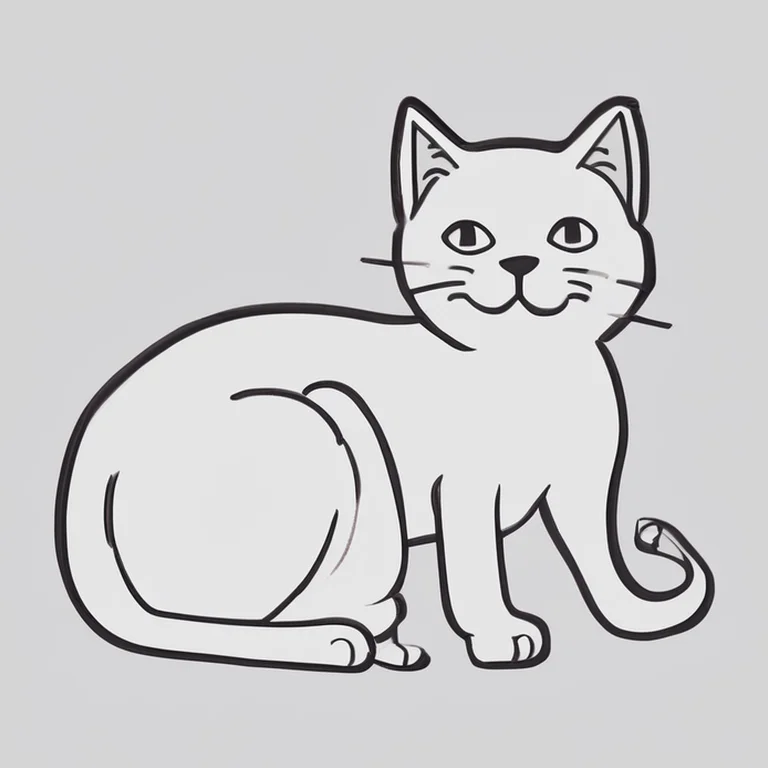
#> input picture e2e8/photo-02-cat-medium/candidate-0.webp, 768 x 768 px
$ python -i stray_lines.py   (imports and definitions only)
#> lines starting #> are read from the running program, lines starting #| are printed output that depends on the picture; after the words box and inside, x2 and y2 are one past the last pixel; in counts of white or black regions, pixels touching at a corner belong together
#> further down, picture is the input picture: PIL image 768x768 RGB; mean R, G, B 205.7, 205.3, 206.3
"""Finds and erases long stray lines that are joined to the subject: a big arc swooping over a car, the arc of a
background ring that touches a fox's ear, a ground line running off from a wheel. No GPU needed.

strays.remove_strays already removes marks that are separate from the subject, and has_ring spots a whole ring
centered on the page. Neither catches a stray line that touches the subject (it is part of the subject's piece of
ink) and isn't a centered ring, so it became strokes the user had to copy. This works on the traced strokes:

1. The subject's body: the drawing's ink, slightly thickened, with every closed shape filled in (an outline that runs
   off the page is closed along that edge first, as for a bust), then thinned so that open lines drop out.
2. Each traced stroke is split into stretches far from that body (more than FAR_PX away).
3. A far stretch is a stray when all of these hold:
   - it is long (at least MIN_PX): short marks are left to the other cleanups, and whiskers stay;
   - it has a loose end (the stroke ends out there): a line joining two parts of the subject (a flower's stem) stays;
   - it is a smooth arc of a big circle, or a flat dash (a ground line): wavy lines like a tail or a string stay;
   - most of it lies outside the convex hull of the rest of the drawing: a line inside the subject (a jacket's
     lapel, a cat's inner leg) stays, even when the subject's outline isn't closed.

Tested on the repo's 44 saved SDXL drafts: it finds the background-ring arcs on cat-simple 0 and fox-medium 0 and
nothing else; on a live car lesson it finds both arcs over the car.
"""

from __future__ import annotations

import numpy as np
from PIL import Image
from scipy import ndimage
from skimage.draw import line as draw_line
from skimage.morphology import convex_hull_image, disk

from pipeline.strays import fit_circle
from pipeline.trace import points_along

INK_LEVEL = 128     # gray value below this counts as ink (as in strays.py)
SIZE = 768
CLOSE_PX = 4        # the ink is thickened this much before filling, so small gaps in an outline don't leak
EDGE_PX = 6         # ink this close to the page's edge closes an outline along that edge
OPEN_PX = 10        # after filling, anything thinner than about twice this (open lines) is not body
FAR_PX = 20         # a stretch of a stroke farther than this from the body is judged
MIN_PX = 100        # ...if it is at least this long
ARC_RADIUS = (100, 2000)  # an arc's circle has a radius in this range...
ARC_MISFIT = 0.06         # ...fits it this closely (strays.fit_circle's misfit)...
ARC_TURN_DEG = 25         # ...and turns at least this much (else it's a nearly straight line)
FLAT_HEIGHT_PX = 14       # a flat dash: at most this tall...
FLAT_RATIO = 4            # ...and this many times wider than tall
DASH_SLOPE = 0.2          # ...or, if longer, rising at most this much over its width
ON_CIRCLE_PX = 6          # points this close to a stray arc's circle lie on it (more pieces of the same arc)
PIECE_PX = 20             # ...and a far stretch at least this long lying on it goes too
TOUCH_PX = 4              # a stray is erased up to this close to the body (the stub where an arc meets the subject)
TWIN_PX = 25              # a far stretch running alongside a stray, this close to it all along, goes too (double lines)
TWIN_OUTSIDE_SHARE = 0.3  # ...with at least this share outside the hull (the twin itself stretches the hull)
HULL_MARGIN_PX = 10       # the rest of the drawing's convex hull, grown by this much
OUTSIDE_SHARE = 0.6       # a stray has at least this share of its points outside that hull
CANDIDATE_REACH_PX = 8    # ink this close to a candidate stray's line is left out of "the rest of the drawing"


def body_mask(image: Image.Image) -> np.ndarray:
    """True on the subject's body: its closed shapes filled in, without open lines (step 1)."""
    ink = np.asarray(image.convert("L")) < INK_LEVEL
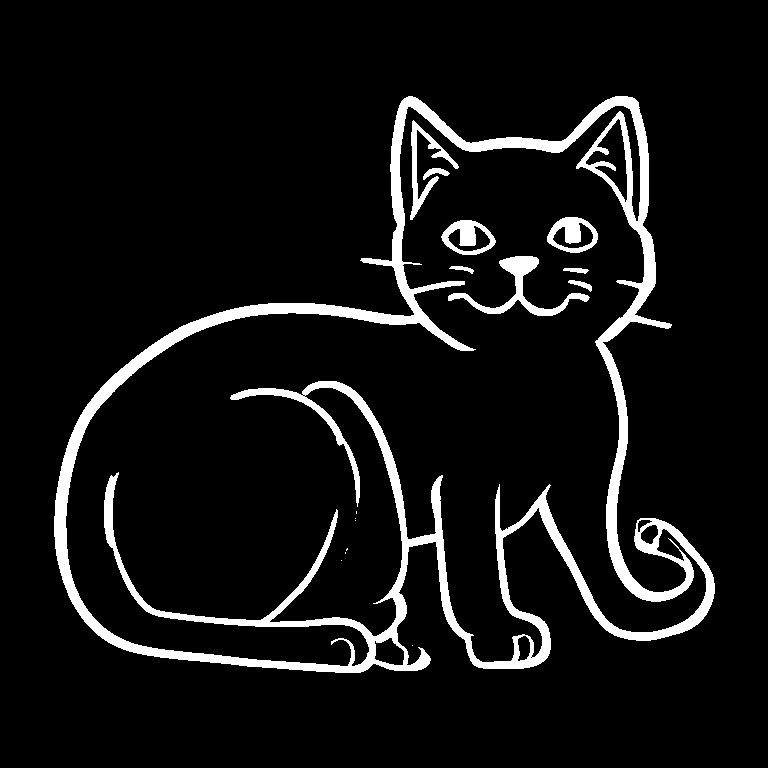
#> ink: shape (768, 768) bool; 7.5% white; 16 white regions (7 under 20 px), largest, box (x1, y1, x2, y2) and area: (54, 96, 715, 673) 39043, (448, 256, 590, 316) 1730, (410, 120, 459, 220) 1052
    grown = ndimage.binary_dilation(ink, iterations=CLOSE_PX)
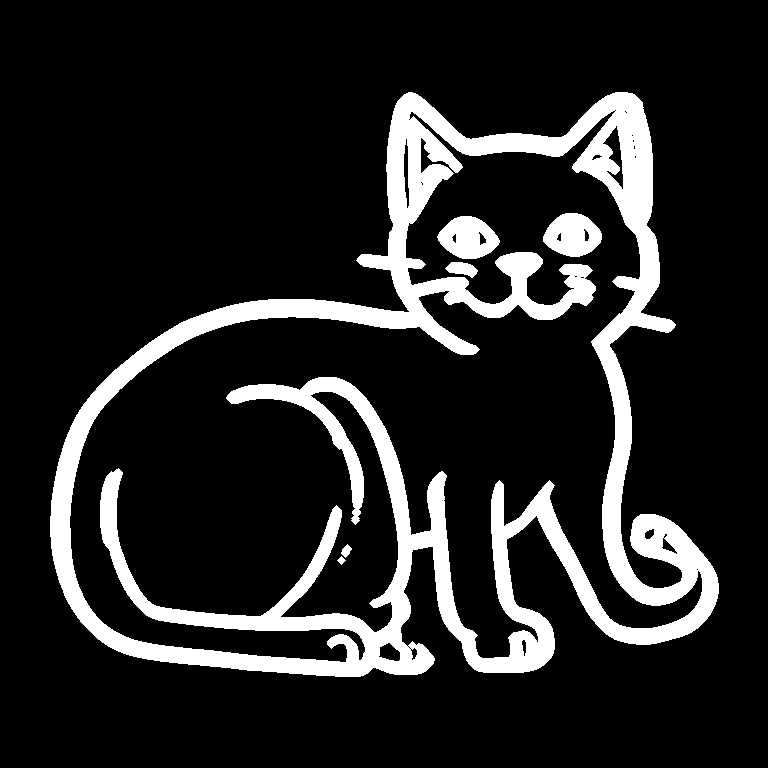
#> grown: shape (768, 768) bool; 14.4% white; 6 white regions, box (x1, y1, x2, y2) and area: (50, 92, 719, 677) 80613, (543, 213, 602, 257) 1852, (437, 216, 500, 259) 1851, (445, 262, 478, 278) 331, (341, 544, 352, 558) 86, (337, 556, 346, 565) 41
    # An outline that runs off the page (a bust cut at the chest) is closed along that edge, from the first to the
    # last place the ink touches it, so the shape inside it fills.
    edges = [(np.s_[:EDGE_PX, :], 0), (np.s_[-EDGE_PX:, :], 0), (np.s_[:, :EDGE_PX], 1), (np.s_[:, -EDGE_PX:], 1)]
    for band, axis in edges:
        touching = np.nonzero(grown[band].any(axis=axis))[0]
        if len(touching) >= 2:
            a, b = touching[0], touching[-1] + 1
            if axis == 0:  # top or bottom edge: a run of columns
                grown[band][:, a:b] = True
            else:          # left or right edge: a run of rows
                grown[band][a:b, :] = True
    filled = ndimage.binary_fill_holes(grown)
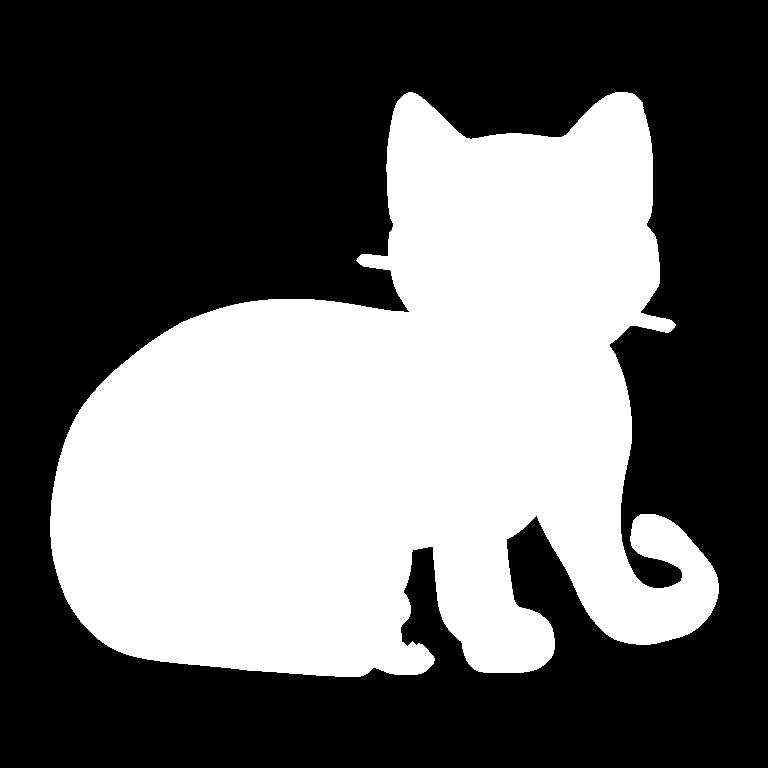
#> filled: shape (768, 768) bool; 41.2% white; 1 white region, box (x1, y1, x2, y2) and area: (50, 92, 719, 677) 243107
    return ndimage.binary_opening(filled, structure=disk(OPEN_PX))
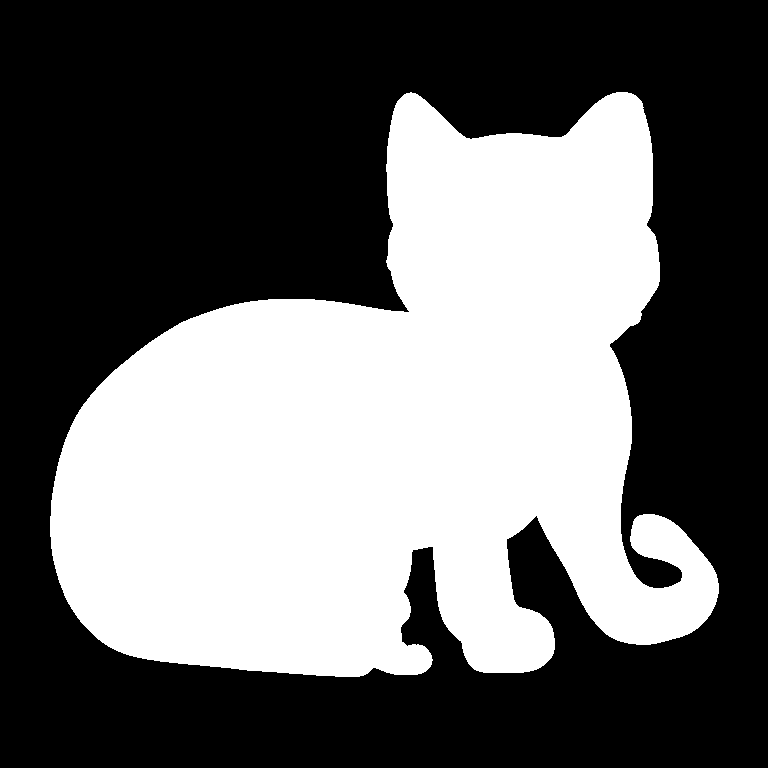
#> returned value: shape (768, 768) bool; 41.1% white; 1 white region, box (x1, y1, x2, y2) and area: (50, 92, 719, 677) 242186


def _length(points: np.ndarray) -> float:
    return float(np.hypot(*np.diff(points, axis=0).T).sum()) if len(points) > 1 else 0.0


# [15 lines left out: functions _circle, _is_dash, not called in this run]


def _on_circle(points: np.ndarray, circle) -> np.ndarray:
    cx, cy, radius = circle
    return np.abs(np.hypot(points[:, 0] - cx, points[:, 1] - cy) - radius) <= ON_CIRCLE_PX


# [146 lines left out: functions _pixels, _far_stretches, find_strays, split_off, stray_share, not called in this run]

>>> from PIL import Image
>>> picture = Image.open('../../e2e8/photo-02-cat-medium/candidate-0.webp')
>>> result = body_mask(picture)

$ run again, on e2e8/photo-02-cat-medium/candidate-1.webp
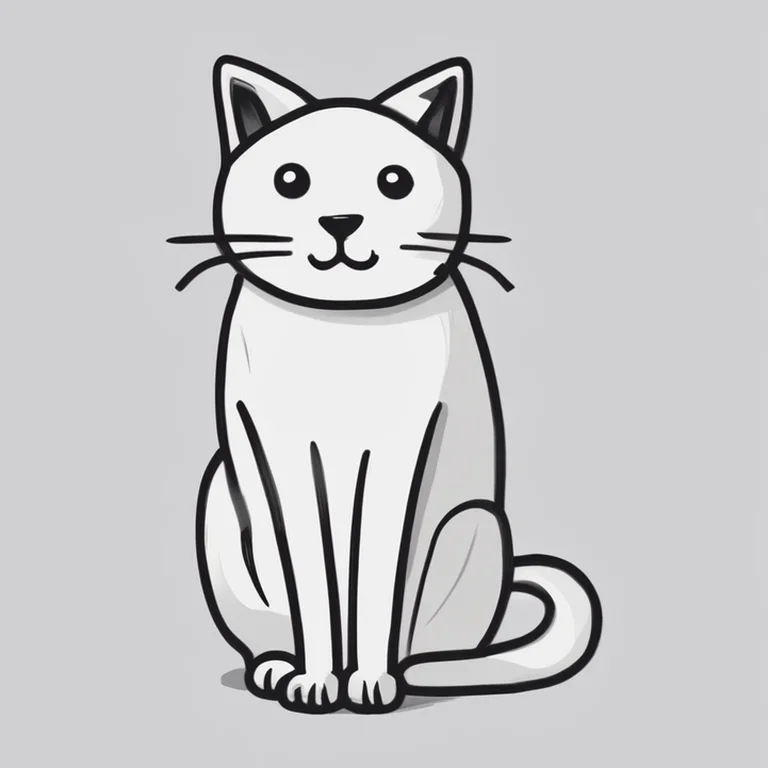
#> input picture e2e8/photo-02-cat-medium/candidate-1.webp, 768 x 768 px
#> picture is the input picture: PIL image 768x768 RGB; mean R, G, B 198, 197.7, 199.4
#> in body_mask, `ink = np.asarray(image.convert("L")) < INK_LEVEL`:
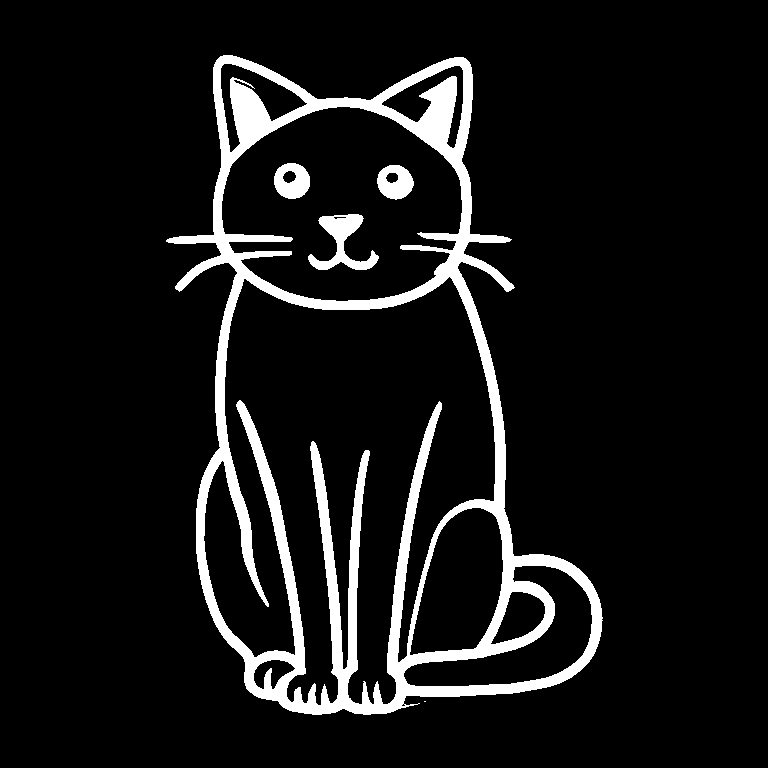
#> ink: shape (768, 768) bool; 8.7% white; 5 white regions (1 under 20 px), largest, box (x1, y1, x2, y2) and area: (166, 55, 603, 715) 47868, (308, 214, 379, 270) 1572, (274, 163, 310, 199) 922, (377, 165, 414, 200) 894
#> grown: shape (768, 768) bool; 15% white; 4 white regions, box (x1, y1, x2, y2) and area: (162, 51, 607, 719) 82614, (304, 210, 383, 274) 2685, (270, 159, 314, 203) 1467, (373, 161, 418, 204) 1413
#> filled: shape (768, 768) bool; 32.8% white; 1 white region, box (x1, y1, x2, y2) and area: (162, 51, 607, 719) 193498
#> in body_mask, `return ndimage.binary_opening(filled, structure=disk(OPEN_PX))`:
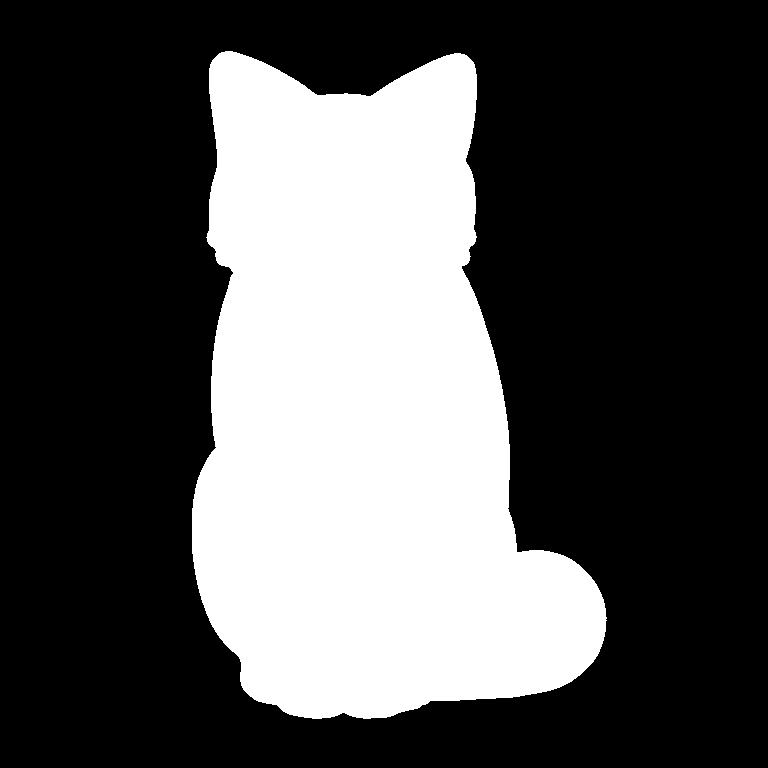
#> returned value: shape (768, 768) bool; 32.3% white; 1 white region, box (x1, y1, x2, y2) and area: (192, 51, 607, 719) 190602
